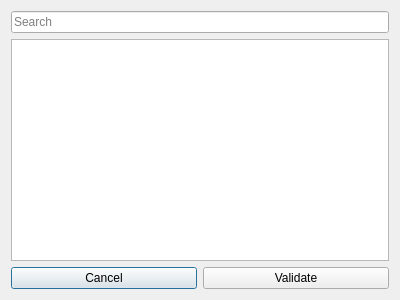
<?xml version="1.0" encoding="UTF-8"?>
<ui version="4.0">
 <class>SearchDialog</class>
 <widget class="QDialog" name="SearchDialog">
  <property name="windowModality">
   <enum>Qt::WindowModal</enum>
  </property>
  <property name="geometry">
   <rect>
    <x>0</x>
    <y>0</y>
    <width>400</width>
    <height>300</height>
   </rect>
  </property>
  <property name="windowTitle">
   <string>Dialog</string>
  </property>
  <property name="modal">
   <bool>true</bool>
  </property>
  <layout class="QVBoxLayout" name="verticalLayout">
   <item>
    <widget class="QLineEdit" name="line_search">
     <property name="placeholderText">
      <string>Search</string>
     </property>
    </widget>
   </item>
   <item>
    <widget class="QListView" name="listView"/>
   </item>
   <item>
    <layout class="QHBoxLayout" name="layout_button">
     <item>
      <widget class="QPushButton" name="button_cancel">
       <property name="text">
        <string>Cancel</string>
       </property>
      </widget>
     </item>
     <item>
      <widget class="QPushButton" name="button_valid">
       <property name="text">
        <string>Validate</string>
       </property>
      </widget>
     </item>
    </layout>
   </item>
  </layout>
 </widget>
 <resources/>
 <connections/>
</ui>
